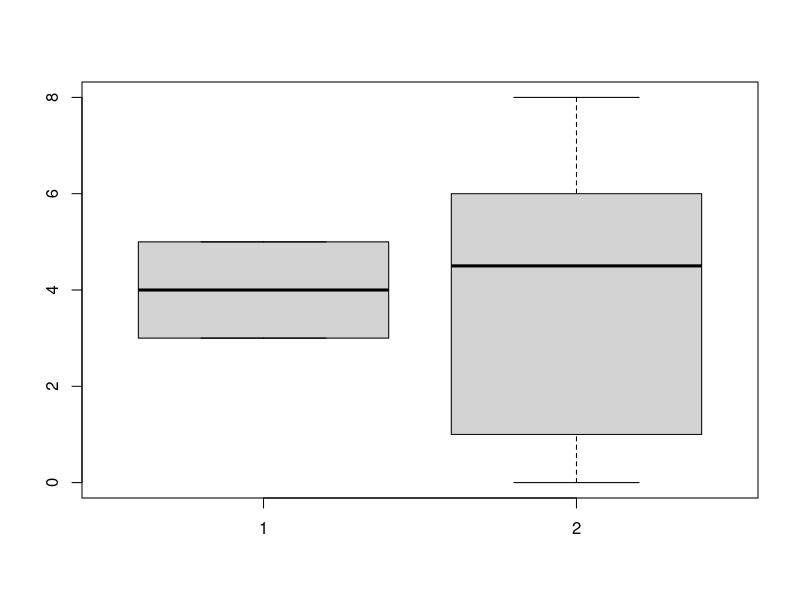

Write the R code that produced this figure. (Note: this script raises an error after producing the figure.)
#Ex.1
a1 = c(5,4,3,3,5)
b1 = c(1,4,6,0,8,5)

mean(a1) #mean
mean(b1)

var(a1) #variance
var(b1)

sd(a1) #standard deviation
sd(b1)

boxplot(a1, b1)
#boxplot(b1)

#Ex.2
a2 = c(2.45,3.6,2.8,2.45,3.0,2.8,2.6,2.8)
mean(a2) #2.864286
quantile(a2) #Q1 = 2.5625, Q2 = 2.8, Q3 = 2.85

var(a2) #0.1376786 mm^2
sd(a2) #0.3710506 mm
max(a2) - min(a2) #range = 1.15
quantile(a2, 0.75) - quantile(a2, 0.25) #quantile range = 0.2875
sd(a2)/mean(a2) #index of variance ~13.2 %

#Ex.3
#set_seed(345611)
a3 = rbinom(20,10,0.3) #binomial distribution
b3 = rbinom(20,10,0.3)
#...

#Ex.4 - session -> set working directory -> choose directory
data4 = read.csv("strawberries.csv", header = TRUE, sep = ";")
class(data4)

mean(na.omit(data4$crop2010))
var(na.omit(data4$crop2010))
sd(na.omit(data4$crop2010))

hist(na.omit(data4[1,0]), prob = TRUE)

name = c("crop200", "crop2010")

par(mfrow = c(1,2)) #defines how histograms are displayed
for(i in 1:2){
  hist(na.omit(data4[,i]), prob = TRUE, main = paste("Histogram of ", name[i]))
}

#Ex.5
x = c(6, 7, 10, 5, 10, 12, 11, 7, 7, 9, 10, 8, 16, 11)
hist(x, prob = TRUE, col = "blue", breaks = c(5,8,10,14,16))

table(x)
table(cut(x, sqrt(length(x))))

#Ex.8
  #COVARIANCE
  # + - when the values of the feature x increases, then the values of feature y
  #increases too
  # - - when the values of feature x increases, then the values of
  #feature y decreases
  
  #CORELATION
  # 0 - no linear relationship
  # 0-0.2 - very weak relationship
  # 0.2-0.4 - weak relationship
  # 0.4-0.6 - modearate relationship
  # 0.6-0.8 - strong relationship
  # 0.8-1.0 - very strong relationship
  # 1 - linear relationship

x8 = c(140, 140, 150, 152, 154, 164, 167)
y8 = c(6, 5.5, 6, 6.2, 6.7, 8, 9.5)

cov(x8,y8)
cor(x8, y8)

#Ex.9
data9 = read.csv("ranking.csv", header = TRUE, sep = ";")
mean(data9$X2010)
mean(data9$X2011)
sd(data9[,1]) #<=> sd(data9$x2010)
sd(data9[,2])

hist(data9$X2012)
hist(data9$X2013)





